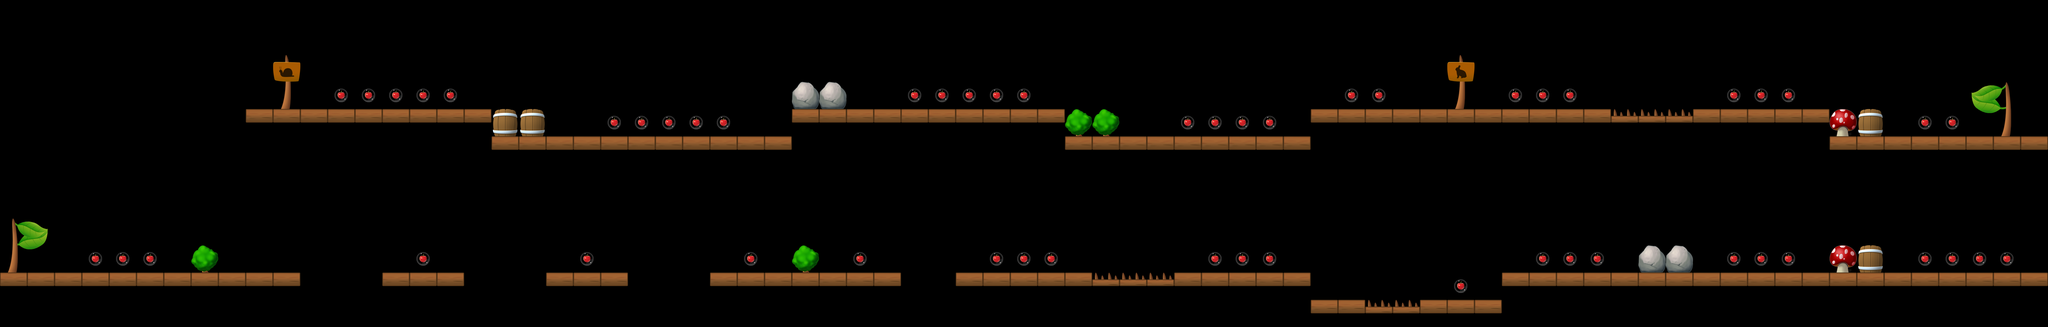

This game map was drawn from its Tiled (.tmx) file and the tilesets committed beside it. A one-line description and the trimmed map source follow:
An orthogonal 75x12 tile map with 80x80 px tiles, 1 tile layer (Level).

<map version="1.0" orientation="orthogonal" width="75" height="12" tilewidth="80" tileheight="80">
 <properties>
  <property name="StartDirection" value="1" />
 </properties>
 <tileset firstgid="1" name="Untitled" tilewidth="80" tileheight="80">
  <image source="tileset.png" width="640" height="320" />
 </tileset>
 <layer name="Level" width="75" height="12">
  <data>[900 cells, 210 non-empty, 20 distinct tile ids]</data>
 </layer>
</map>
